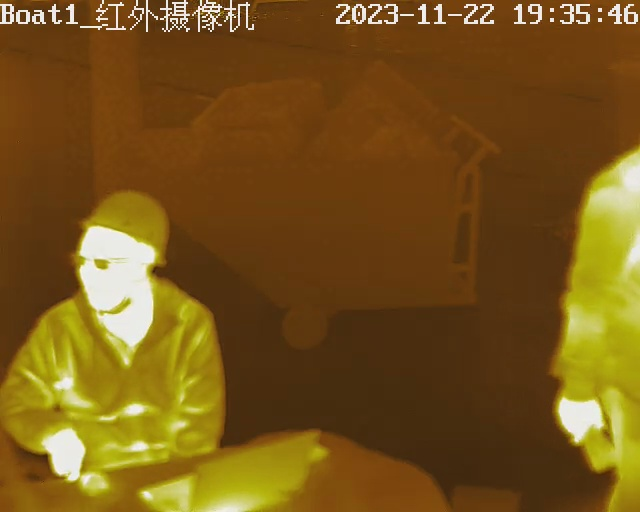
#> input picture red_img/input/111.jpg, 640 x 512 px; its folder holds only this picture in this run
$ python red_det.py
#> lines starting #> are read from the running program, lines starting #| are printed output that depends on the picture; after the words box and inside, x2 and y2 are one past the last pixel; in counts of white or black regions, pixels touching at a corner belong together
import cv2
import numpy as np
import os

def get_rect_area(rect):
    # 计算矩形框的面积
    return rect[2] * rect[3]

def detect_objects_infrared(image_path, temperature_threshold, distance, overlap, output_path=None):
    '''
    temperature_threshold: 温度阈值
    distance: 高亮度区域合并距离
    overlap: 重叠检测框合并
    '''
#> called with image_path = 'red_img/input/111.jpg', temperature_threshold = 200, distance = 300, overlap = 0.8, output_path = 'red_img/output/111.jpg'
    # 读取红外图像
    if isinstance(image_path, str) and os.path.isfile(image_path):
        # 如果是文件路径，读取红外图像
        infrared_image = cv2.imread(image_path, cv2.IMREAD_GRAYSCALE)
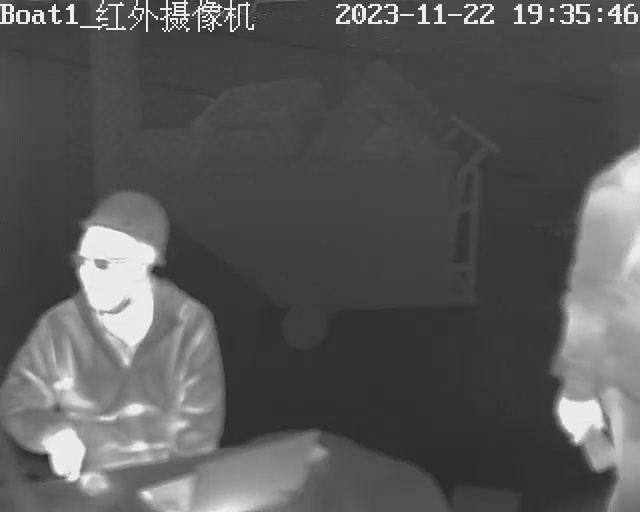
#> infrared_image: shape (512, 640); min 18, max 255, mean 88.2
    else:
        # 如果不是文件路径，直接使用传入的图像
        infrared_image = cv2.cvtColor(image_path, cv2.COLOR_BGR2GRAY) if image_path.shape[-1] == 3 else image_path

    # 上方边缘的mask
    infrared_image[:40] = 0
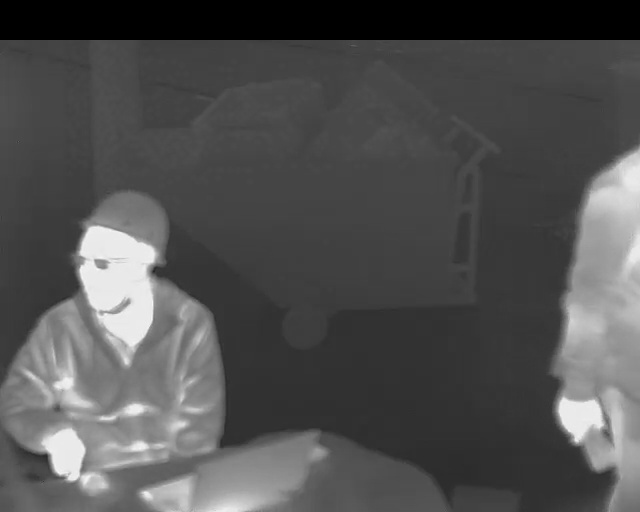
#> infrared_image: shape (512, 640); 7.81% of pixels changed, all inside (x1, y1, x2, y2) = (0, 0, 640, 40)

    # 根据温度阈值进行二值化
    _, binary_image = cv2.threshold(infrared_image, temperature_threshold, 255, cv2.THRESH_BINARY)
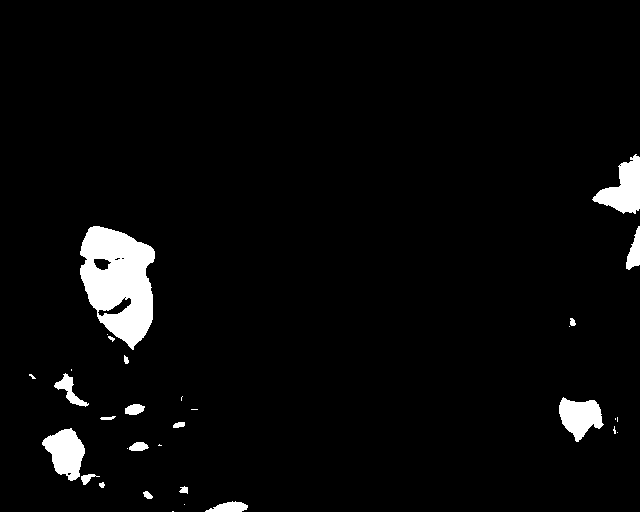
#> binary_image: shape (512, 640); 3.7% white; 32 white regions (14 under 20 px)

    # 查找图像中的轮廓
    contours, _ = cv2.findContours(binary_image, cv2.RETR_EXTERNAL, cv2.CHAIN_APPROX_SIMPLE)
#> contours = 32 contours, 16 with area under 20; largest, box (x1, y1, x2, y2) and area: (80, 226, 155, 350) 6357, (592, 154, 640, 214) 1416, (42, 428, 85, 481) 1342, (559, 397, 604, 442) 1186, (54, 373, 89, 407) 322

    # 生成矩形框表示
    rects=[]
    for contour in contours:
        x, y, w, h = cv2.boundingRect(contour)
        rects.append([x,y,w,h])
#> this loop made 32 passes
#> (x, y, w, h) on passes 2, 3, 4, 5, 6, 7, 8, 10, 11, 12, 13, 14: (184, 504, 1, 1), (205, 501, 43, 11), (143, 491, 10, 8), (179, 486, 9, 8), (99, 482, 6, 6), (81, 474, 19, 11), (127, 448, 1, 1), (129, 442, 20, 9), (617, 432, 1, 1), (42, 428, 43, 53), (613, 426, 3, 8), (173, 422, 12, 6)
#> (contour, x, y, w, h) on passes 1, 9, 15, 16, 18, 21: ([[172, 511], [173, 511]], 172, 511, 2, 1), ([[159, 444], [158, 445], [161, 445], [160, 445]], 158, 444, 4, 2), ([[615, 418], [615, 419]], 615, 418, 1, 2), ([[617, 417], [617, 421]], 617, 417, 1, 5), ([[191, 409], [197, 409]], 191, 409, 7, 1), ([[182, 396], [181, 397], [181, 400], [181, 397]], 181, 396, 2, 5)
#> after the loop, rects = 32 items, first 6: [172, 511, 2, 1], [184, 504, 1, 1], [205, 501, 43, 11], [143, 491, 10, 8], [179, 486, 9, 8], [99, 482, 6, 6]

    rects = merge_rects(rects, distance, overlap)
#> the loop in merge_rects, `for i in range(len(rects)):` made 32 passes

    # 保存图像
    if output_path is not None:
        result_image = cv2.cvtColor(infrared_image, cv2.COLOR_GRAY2BGR)
        for rect in rects:
            x,y,w,h = rect
            cv2.rectangle(result_image, (x, y), (x + w, y + h), (100, 255, 0), 2)
#> this loop made 2 passes
#> rect on passes 1 to 2: [29, 226, 219, 286], [559, 154, 81, 288]
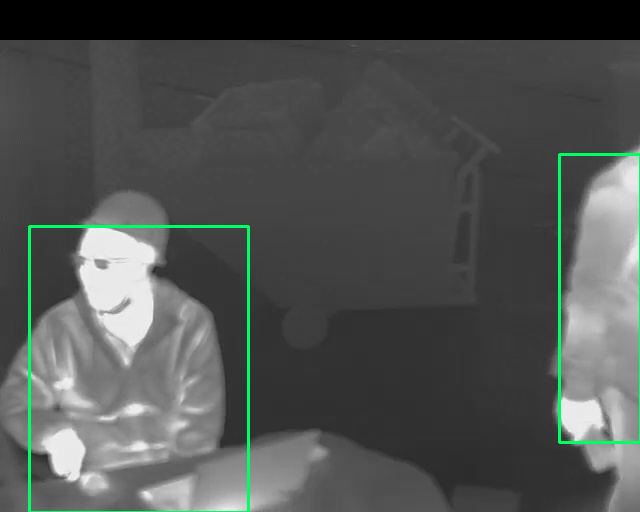
#> result_image: shape (512, 640, 3); mean B, G, R 80.7, 82.7, 79.4
        cv2.imwrite(output_path,result_image)

    return rects


def merge_rects(rects, min_distance, min_overlap):
    def calculate_overlap(rect1, rect2):
        x1, y1, w1, h1 = rect1
        x2, y2, w2, h2 = rect2

        x_overlap = max(0, min(x1 + w1, x2 + w2) - max(x1, x2))
        y_overlap = max(0, min(y1 + h1, y2 + h2) - max(y1, y2))

        overlap_area = x_overlap * y_overlap
        area1 = w1 * h1
        area2 = w2 * h2

        overlap_ratio1 = overlap_area / area1
        overlap_ratio2 = overlap_area / area2

        return max(overlap_ratio1, overlap_ratio2)

    def distance(rect1, rect2):
        x1, y1, _, _ = rect1
        x2, y2, _, _ = rect2
        return ((x1 - x2) ** 2 + (y1 - y2) ** 2) ** 0.5

    def merge_two_rects(rect1, rect2):
        x1, y1, w1, h1 = rect1
        x2, y2, w2, h2 = rect2
        x = min(x1, x2)
        y = min(y1, y2)
        w = max(x1 + w1, x2 + w2) - x
        h = max(y1 + h1, y2 + h2) - y
        return [x, y, w, h]

    merged_rects = []
    visited = set()

    for i in range(len(rects)):
        if i in visited:
            continue

        current_rect = rects[i]
        merged_rect = current_rect.copy()

        for j in range(i + 1, len(rects)):
            if j in visited:
                continue

            other_rect = rects[j]
            dist = distance(merged_rect, other_rect)
            overlap = calculate_overlap(merged_rect, other_rect)

            if overlap>0:
                overlap

            if dist < min_distance or overlap > min_overlap:
                merged_rect = merge_two_rects(merged_rect, other_rect)
                visited.add(j)

        merged_rects.append(merged_rect)

    return merged_rects


def merge_close_contours(contours, min_distance_threshold):
    # 合并离得近的轮廓
    merged_contours = []

    for contour in contours:
        x, y, w, h = cv2.boundingRect(contour)
        added = False

        for i, merged_contour in enumerate(merged_contours):
            x_merged, y_merged, w_merged, h_merged = cv2.boundingRect(merged_contour)

            # 如果当前轮廓完全包含在已合并的轮廓中，则保留
            if x >= x_merged and y >= y_merged and x + w <= x_merged + w_merged and y + h <= y_merged + h_merged:
                # merged_contours[i] = np.vstack([merged_contour, contour])
                added = True
                break
            if x < x_merged and y < y_merged and x + w > x_merged + w_merged and y + h > y_merged + h_merged:
                merged_contours[i] = contour
                added = True
                break
            # 如果两个包围框之间的距离小于阈值，则合并
            if abs(x - x_merged) < min_distance_threshold and abs(y - y_merged) < min_distance_threshold:
                merged_contours[i] = np.vstack([merged_contour, contour])
                added = True
                break

        if not added:
            merged_contours.append(contour)

    return merged_contours


if __name__=='__main__':
    # 设置温度阈值和合并距离阈值
    temperature_threshold = 200
    distance= 300
    overlap = 0.8

    output_folder = 'red_img/output/'
    input_folder = 'red_img/input/'

    if not os.path.exists(output_folder):
        os.makedirs(output_folder)

    for filename in os.listdir(input_folder):
        if filename.endswith(".jpg") or filename.endswith(".png"):  # 确保文件是图像文件
            # 构造完整的输入和输出文件路径
            input_path = os.path.join(input_folder, filename)
            output_path = os.path.join(output_folder, filename)

            # 处理单个图像
            detect_objects_infrared(input_path, temperature_threshold, distance, overlap, output_path)

$ run again, on red_img/input/2222.jpg
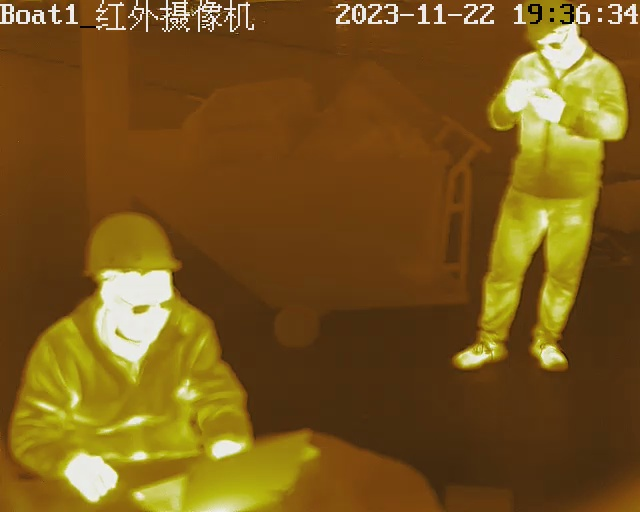
#> input picture red_img/input/2222.jpg, 640 x 512 px
#> in detect_objects_infrared, `_, binary_image = cv2.threshold(infrared_image, temperature_threshold,..`:
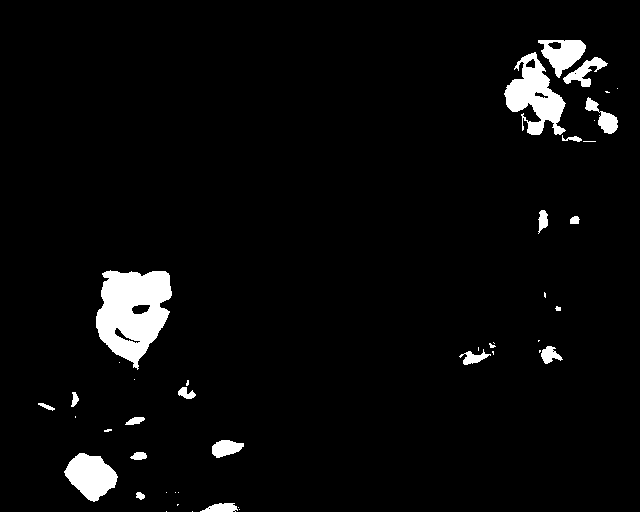
#> binary_image: shape (512, 640); 4% white; 44 white regions (23 under 20 px)
#> contours = 44 contours, 25 with area under 20; largest, box (x1, y1, x2, y2) and area: (96, 270, 172, 370) 5046, (504, 52, 566, 135) 2459, (64, 453, 118, 502) 1596, (538, 40, 586, 78) 992, (563, 57, 608, 87) 432
#> the loop in detect_objects_infrared, `for contour in contours:` made 44 passes
#> (x, y, w, h) on passes 1, 2, 3, 4, 6, 7, 8, 9: (192, 511, 1, 1), (166, 511, 1, 1), (239, 509, 1, 1), (238, 507, 1, 1), (200, 503, 38, 9), (178, 492, 1, 1), (175, 492, 1, 1), (166, 492, 1, 1)
#> after the loop in detect_objects_infrared, `for contour in contours:`: rects = 44 items, first 6: [192, 511, 1, 1], [166, 511, 1, 1], [239, 509, 1, 1], [238, 507, 1, 1], [177, 504, 2, 2], [200, 503, 38, 9]
#> the loop in merge_rects, `for i in range(len(rects)):` made 44 passes
#> the loop in detect_objects_infrared, `for rect in rects:` made 2 passes
#> rect on passes 1 to 2: [38, 270, 206, 242], [459, 40, 159, 325]
#> after the loop in detect_objects_infrared, `for rect in rects:`:
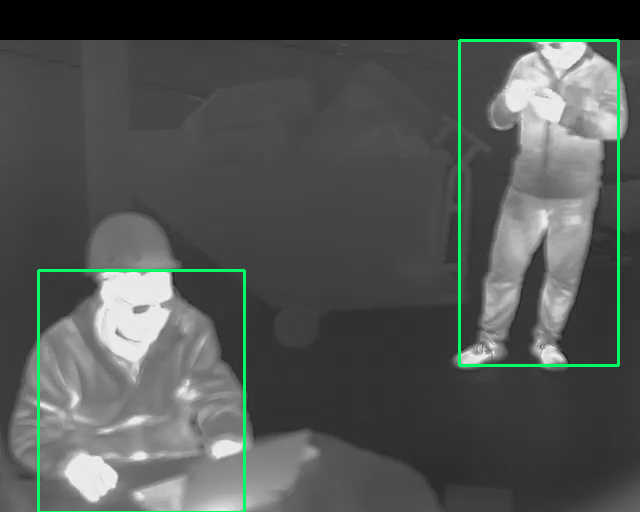
#> result_image: shape (512, 640, 3); mean B, G, R 82.1, 84.5, 80.5

$ run again, on red_img/input/333.jpg
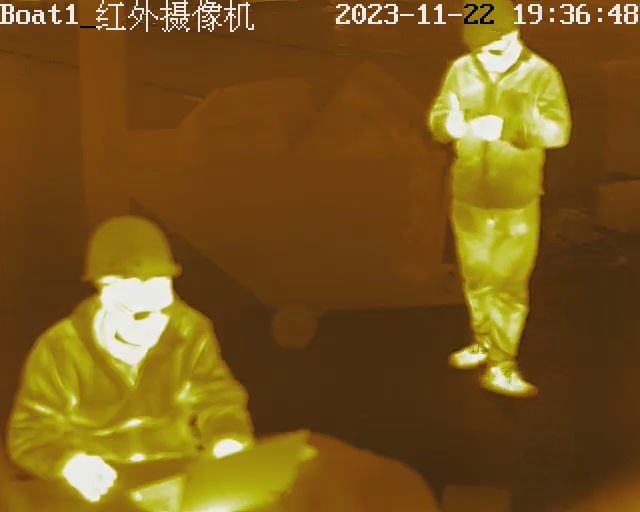
#> input picture red_img/input/333.jpg, 640 x 512 px
#> in detect_objects_infrared, `_, binary_image = cv2.threshold(infrared_image, temperature_threshold,..`:
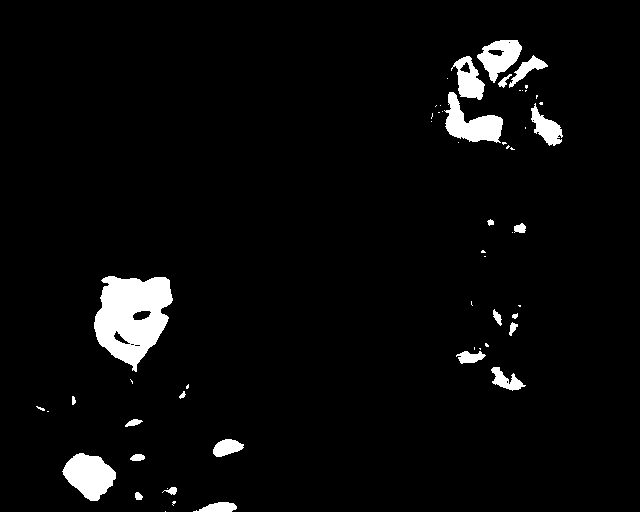
#> binary_image: shape (512, 640); 4% white; 56 white regions (32 under 20 px)
#> contours = 56 contours, 36 with area under 20; largest, box (x1, y1, x2, y2) and area: (94, 276, 173, 372) 4984, (62, 453, 116, 501) 1604, (444, 92, 503, 143) 1390, (477, 40, 522, 83) 1048, (451, 56, 485, 100) 800
#> the loop in detect_objects_infrared, `for contour in contours:` made 56 passes
#> (x, y, w, h) on passes 1 to 8: (165, 511, 1, 1), (193, 502, 44, 10), (172, 501, 4, 5), (135, 492, 8, 8), (167, 488, 1, 1), (162, 487, 15, 8), (130, 454, 15, 7), (62, 453, 54, 48)
#> after the loop in detect_objects_infrared, `for contour in contours:`: rects = 56 items, first 6: [165, 511, 1, 1], [193, 502, 44, 10], [172, 501, 4, 5], [135, 492, 8, 8], [167, 488, 1, 1], [162, 487, 15, 8]
#> the loop in merge_rects, `for i in range(len(rects)):` made 56 passes
#> the loop in detect_objects_infrared, `for rect in rects:` made 2 passes
#> rect on passes 1 to 2: [36, 276, 208, 236], [431, 40, 132, 351]
#> after the loop in detect_objects_infrared, `for rect in rects:`:
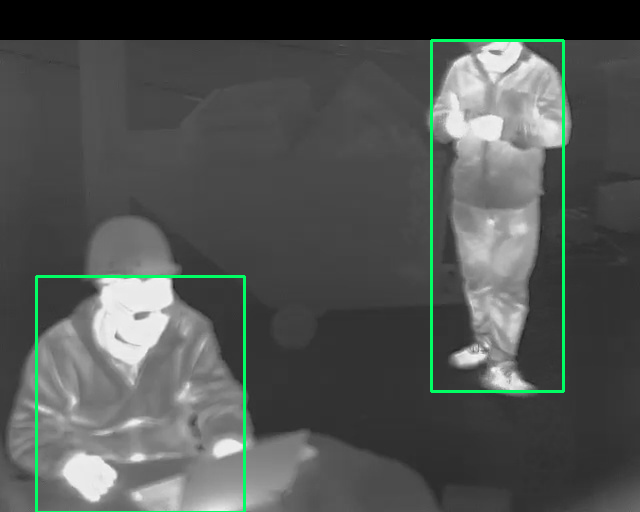
#> result_image: shape (512, 640, 3); mean B, G, R 82.2, 84.6, 80.6
